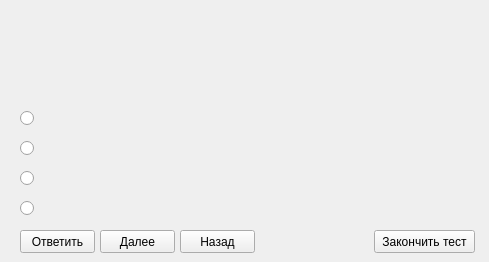
<?xml version="1.0" encoding="UTF-8"?>
<ui version="4.0">
 <class>Form</class>
 <widget class="QWidget" name="Form">
  <property name="geometry">
   <rect>
    <x>0</x>
    <y>0</y>
    <width>489</width>
    <height>262</height>
   </rect>
  </property>
  <property name="windowTitle">
   <string>Form</string>
  </property>
  <widget class="QLabel" name="question_text">
   <property name="geometry">
    <rect>
     <x>10</x>
     <y>10</y>
     <width>471</width>
     <height>91</height>
    </rect>
   </property>
   <property name="font">
    <font>
     <pointsize>10</pointsize>
    </font>
   </property>
   <property name="text">
    <string/>
   </property>
   <property name="alignment">
    <set>Qt::AlignLeading|Qt::AlignLeft|Qt::AlignVCenter</set>
   </property>
   <property name="wordWrap">
    <bool>true</bool>
   </property>
  </widget>
  <widget class="QRadioButton" name="ans_1">
   <property name="geometry">
    <rect>
     <x>20</x>
     <y>110</y>
     <width>461</width>
     <height>17</height>
    </rect>
   </property>
   <property name="text">
    <string/>
   </property>
   <attribute name="buttonGroup">
    <string notr="true">ans_group</string>
   </attribute>
  </widget>
  <widget class="QRadioButton" name="ans_4">
   <property name="geometry">
    <rect>
     <x>20</x>
     <y>200</y>
     <width>461</width>
     <height>17</height>
    </rect>
   </property>
   <property name="text">
    <string/>
   </property>
   <attribute name="buttonGroup">
    <string notr="true">ans_group</string>
   </attribute>
  </widget>
  <widget class="QRadioButton" name="ans_3">
   <property name="geometry">
    <rect>
     <x>20</x>
     <y>170</y>
     <width>461</width>
     <height>17</height>
    </rect>
   </property>
   <property name="text">
    <string/>
   </property>
   <attribute name="buttonGroup">
    <string notr="true">ans_group</string>
   </attribute>
  </widget>
  <widget class="QRadioButton" name="ans_2">
   <property name="geometry">
    <rect>
     <x>20</x>
     <y>140</y>
     <width>461</width>
     <height>17</height>
    </rect>
   </property>
   <property name="text">
    <string/>
   </property>
   <attribute name="buttonGroup">
    <string notr="true">ans_group</string>
   </attribute>
  </widget>
  <widget class="QPushButton" name="ans_btn">
   <property name="geometry">
    <rect>
     <x>20</x>
     <y>230</y>
     <width>75</width>
     <height>23</height>
    </rect>
   </property>
   <property name="text">
    <string>Ответить</string>
   </property>
  </widget>
  <widget class="QPushButton" name="end_test_btn">
   <property name="geometry">
    <rect>
     <x>374</x>
     <y>230</y>
     <width>101</width>
     <height>23</height>
    </rect>
   </property>
   <property name="text">
    <string>Закончить тест</string>
   </property>
  </widget>
  <widget class="QPushButton" name="next_btn">
   <property name="geometry">
    <rect>
     <x>100</x>
     <y>230</y>
     <width>75</width>
     <height>23</height>
    </rect>
   </property>
   <property name="text">
    <string>Далее</string>
   </property>
  </widget>
  <widget class="QPushButton" name="back_btn">
   <property name="geometry">
    <rect>
     <x>180</x>
     <y>230</y>
     <width>75</width>
     <height>23</height>
    </rect>
   </property>
   <property name="text">
    <string>Назад</string>
   </property>
  </widget>
 </widget>
 <resources/>
 <connections/>
 <buttongroups>
  <buttongroup name="ans_group"/>
 </buttongroups>
</ui>
